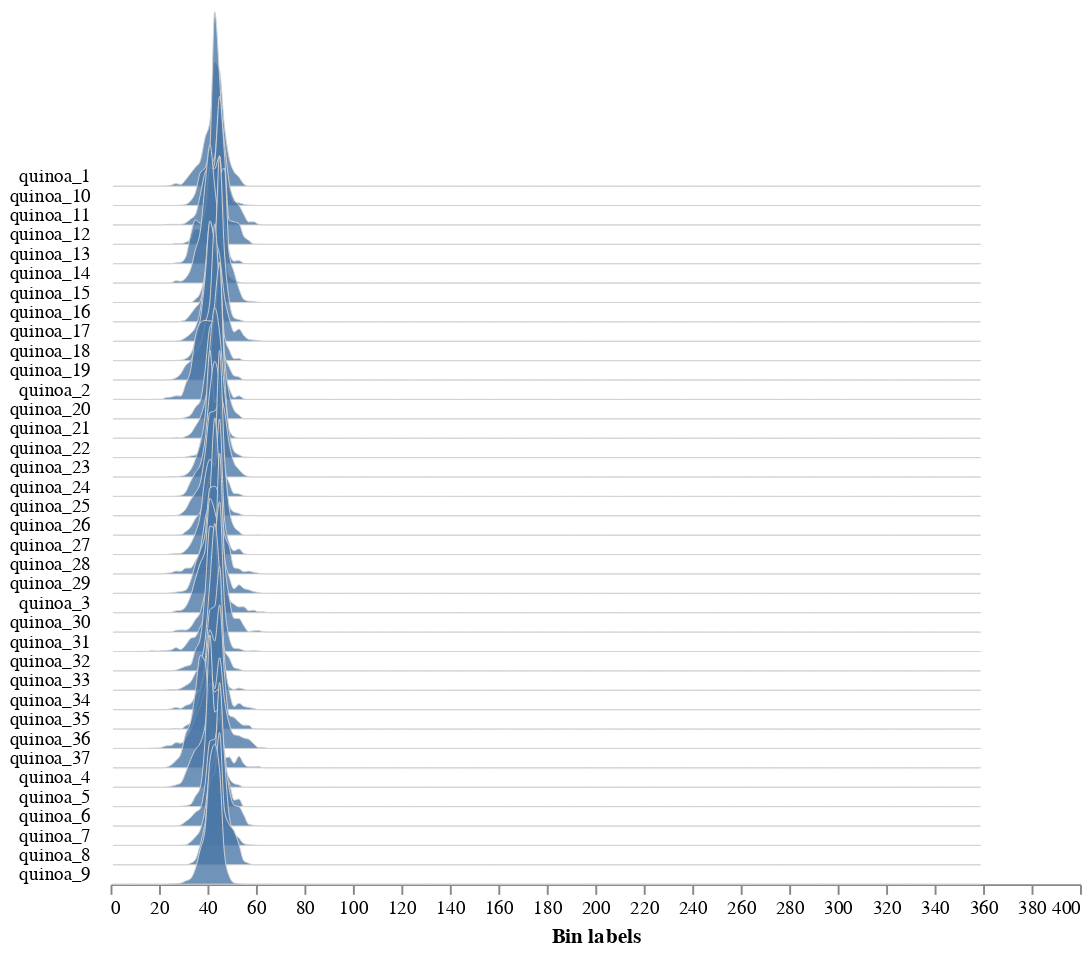

Notebook code for this chart:
### Code cell
# Analyze color of each seed
        
        # Inputs:
        #   img = rgb image
        #   labeled_mask = Labeled mask of objects (32-bit).
        #   hist_plot_type = 'hsv', or None for no histogram plot
        #   n_labels = Total number expected individual objects (default = 1).
        #   label = Optional label parameter, modifies the variable name of
        #           observations recorded (default = pcv.params.sample_label)
analysis_image = pcv.analyze.color(rgb_img=crop_img, labeled_mask=labeled_mask, n_labels=num, colorspaces="hsv", label="quinoa")

### Figure 1 — Vega-Lite specification as saved in the notebook (floating-point values rounded to 4 significant figures; data arrays with more than 128 entries replaced by an {"elided": "..."} marker saying what was removed)
{"config": {"view": {"continuousWidth": 300, "continuousHeight": 300, "stroke": null}, "axis": {"grid": false}, "facet": {"columns": 1, "spacing": 0}, "title": {"anchor": "end"}}, "data": {"name": "data-25702be7a75a2d159b07a71abf1039af"}, "facet": {"field": "sample", "header": {"labelAngle": 0, "labelAlign": "left", "labelOrient": "left"}, "title": null, "type": "nominal"}, "spec": {"mark": {"type": "area", "fillOpacity": 0.8, "interpolate": "monotone", "stroke": "lightgray", "strokeWidth": 0.5}, "encoding": {"x": {"field": "label", "title": "Bin labels", "type": "quantitative"}, "y": {"axis": null, "field": "value", "scale": {"range": [10, -100]}, "type": "quantitative"}}, "height": 10, "width": 500}, "bounds": "flush", "$schema": "https://vega.github.io/schema/vega-lite/v5.17.0.json", "datasets": {"data-25702be7a75a2d159b07a71abf1039af": {"elided": "6660 records"}}}
